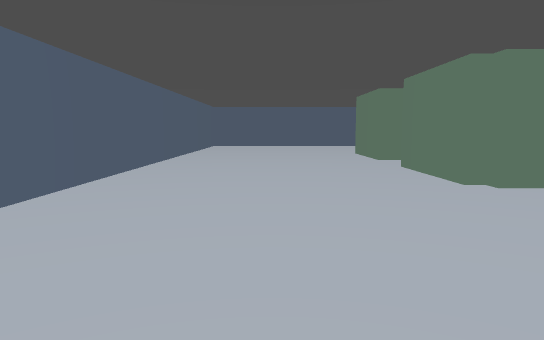
[1] (above)

16 first-person views from a walk through a level from a Godot 3-D game. The camera is 1.3 m above the floor, tilts 6° down and sees 70° across. The floor is counted in squares, 2 m on a side. Each view is taken from the middle of a square. On the plan, view 1 faces up. The plan holds only what a view shows up to about 11 squares ahead; the rest is blank. The place goes on beyond the plan.

[2]
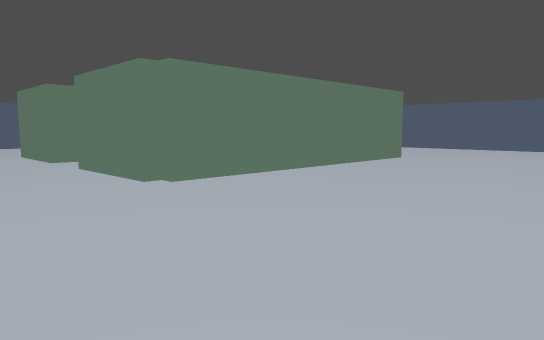

[3]
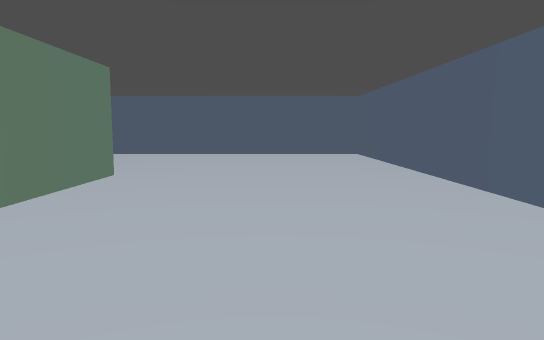

[4]
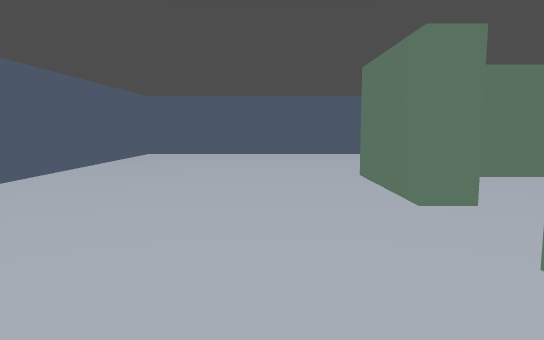

[5]
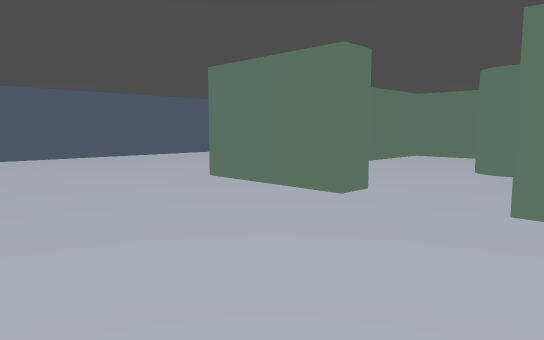

[6]
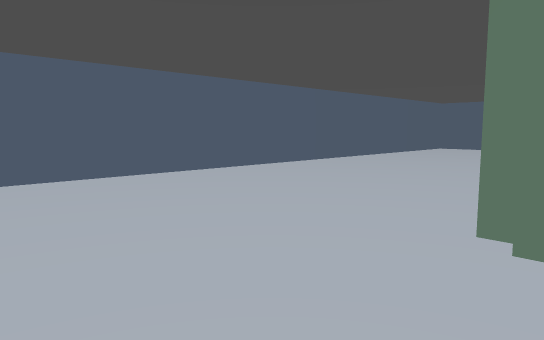

[7]
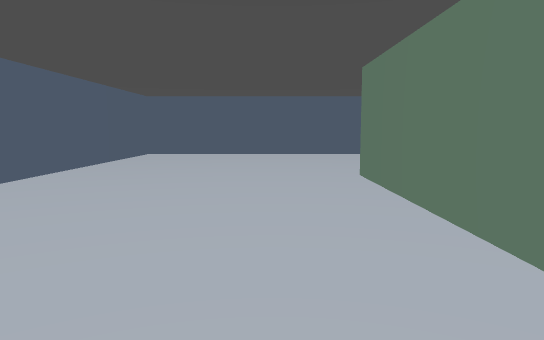

[8]
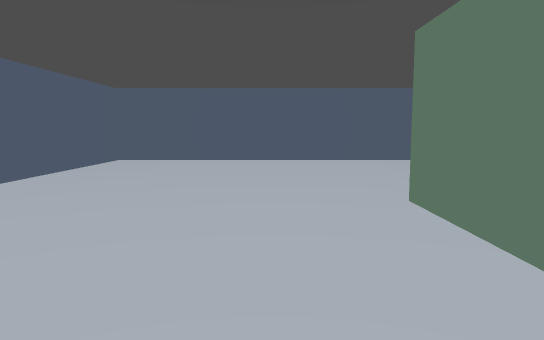

[9]
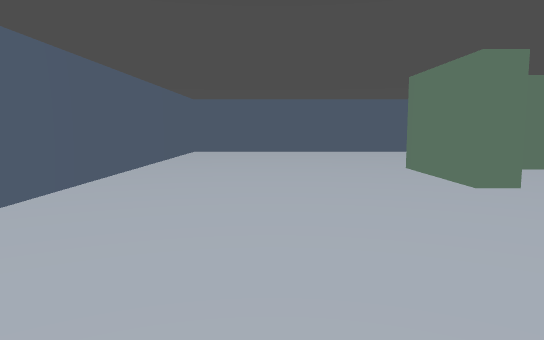

[10]
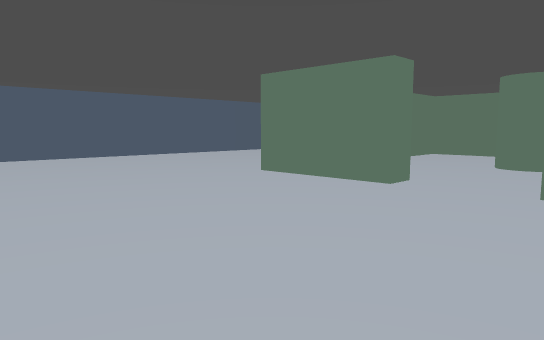

[11]
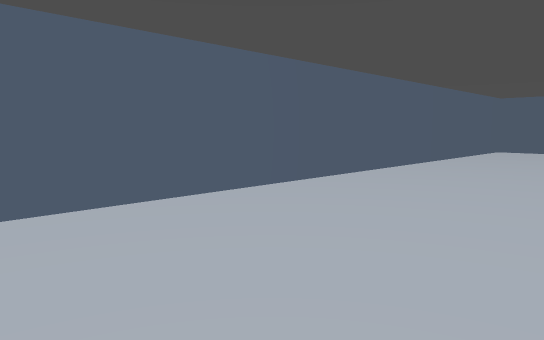

[12]
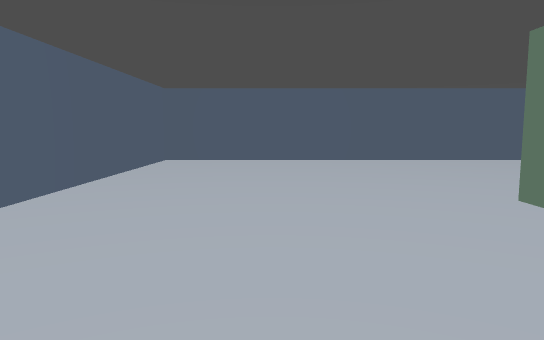

[13]
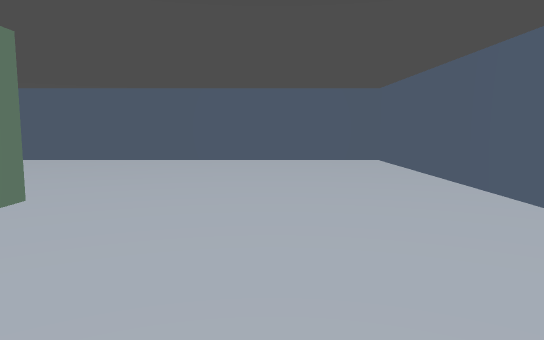

[14]
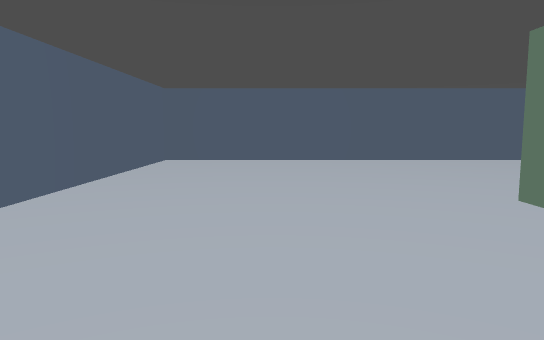

[15]
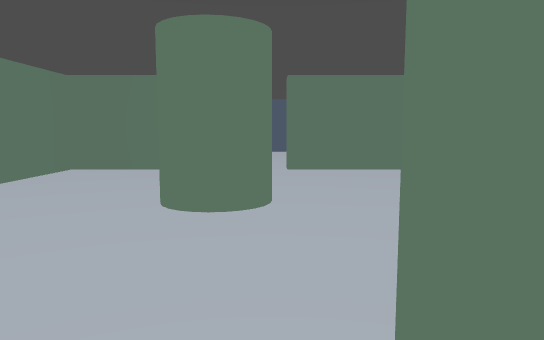

[16]
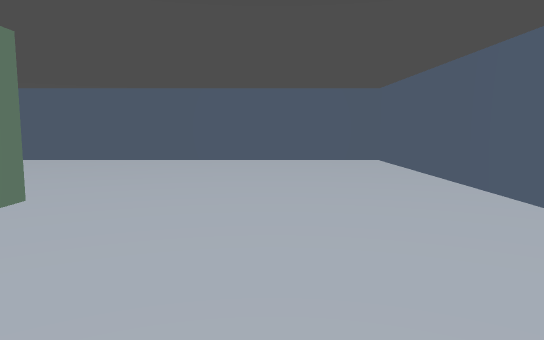

### Floor plan
Points are (right, up) in squares from view 1. A wall is a line through its corners. A room is listed if a view was taken in it or the views show most of it. See-through windows are left out.
Room 1 (views 1, 2, 3, 4, 5, 6, 7, 8, 9, 10, 11, 12, 13, 14, 15, 16)
walls: (2.9, 8.2) (2.3, 8.2) (2.3, 10.5); (4.6, 10.7) (8.5, 10.7); (8.3, 6.7) (8.7, 6.7) (8.7, 4.5); (8.6, 4.2) (2.3, 4.2) (2.3, 6.7) (2.8, 6.7); (-2.2, -0.2) (13.2, -0.2) (13.2, 15.2) (-2.2, 15.2) (-2.2, -0.2)
ways out: opening at (3, 7.5) to room 2; opening at (9, 7.5) to room 2
Room 2 (no view inside)
walls: (8.3, 8.8) (8.3, 10.2) (3.8, 10.2); (6.5, 4.8) (7, 4.8); (2.7, 6.2) (2.7, 4.8) (4.1, 4.8); (8.3, 4.9) (8.3, 6.7)
ways out: opening at (3, 7.5) to room 1; opening at (9, 7.5) to room 1
objects: pillar (5, 7) to (6, 8)

Positions as (right, up) in squares from view 1, and headings:
1: (0, 0), facing up
2: (0, 0), facing up-right
3: (3, 2), facing right
4: (1, 5), facing up
5: (-1, 6), facing up-right
6: (0, 10), facing up-right
7: (3, 12), facing right
8: (5, 12), facing right
9: (11, 11), facing down
10: (13, 9), facing down-left
11: (10, 3), facing down-left
12: (6, 2), facing left
13: (5, 2), facing right
14: (0, 7), facing up
15: (2, 7), facing right
16: (11, 7), facing up
